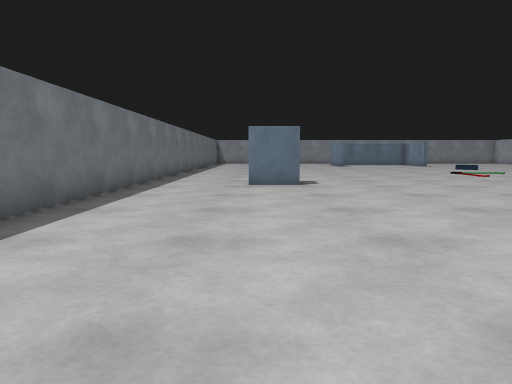
View 1 (above)

22 first-person views from a walk through a world built for the Gazebo simulator. The camera is 0.86 m above the floor, tilts 6° down and sees 70° across. The floor is counted in squares, 1 m on a side. Each view is taken from the middle of a square. On the plan, view 1 faces up. The plan holds only what a view shows up to about 12 squares ahead; the rest is blank. The place goes on beyond the plan.

View 2
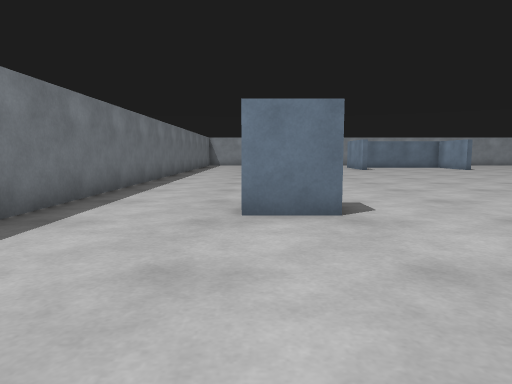

View 3
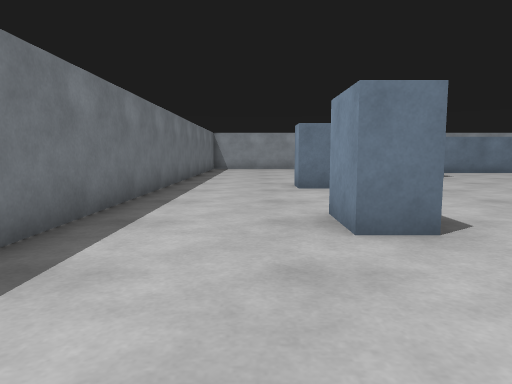

View 4
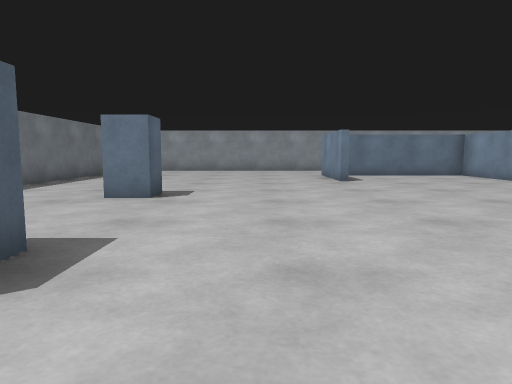

View 5
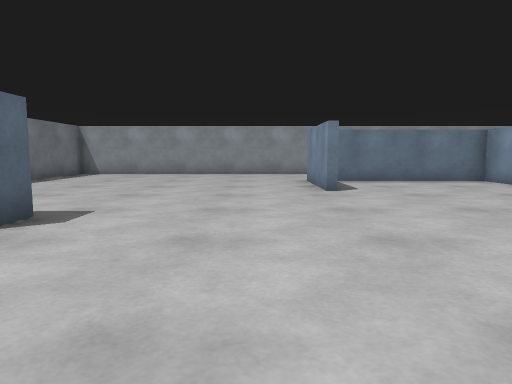

View 6
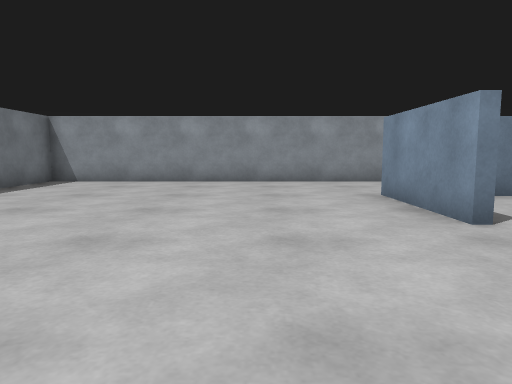

View 7
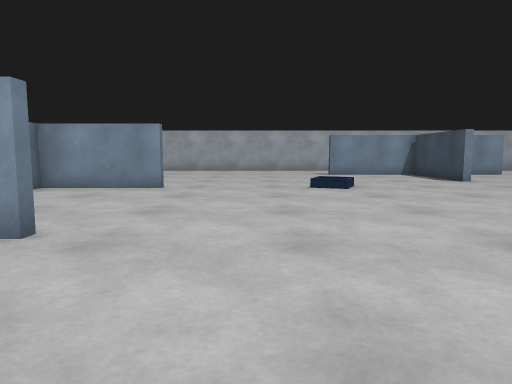

View 8
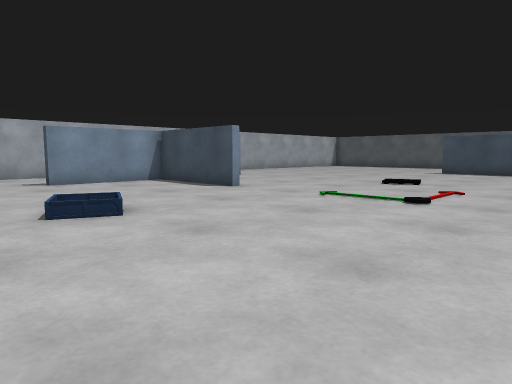

View 9
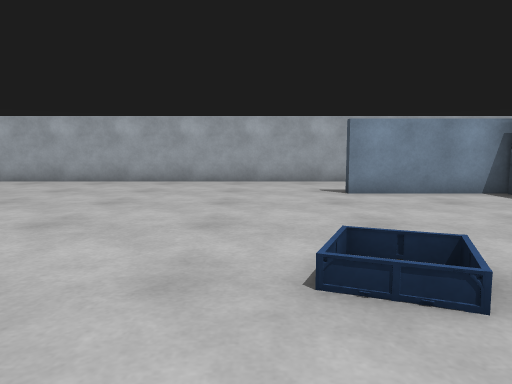

View 10
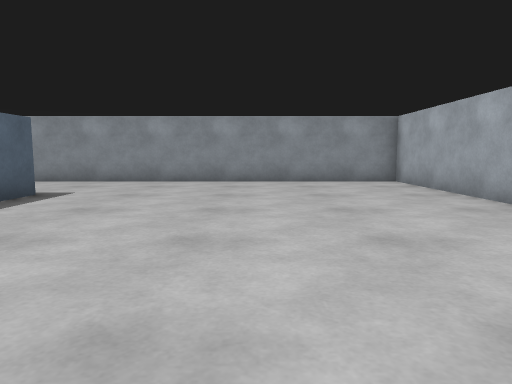

View 11
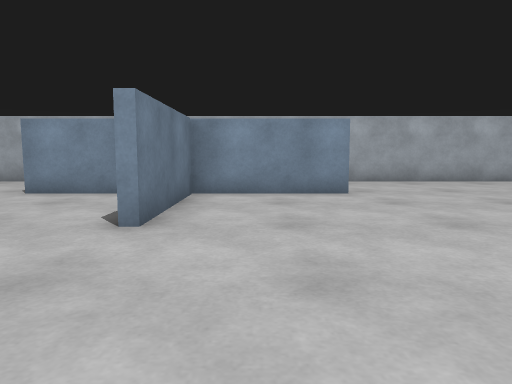

View 12
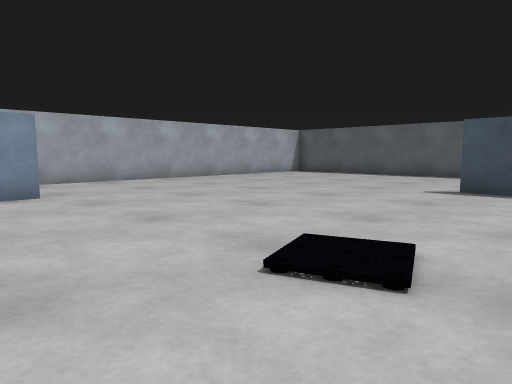

View 13
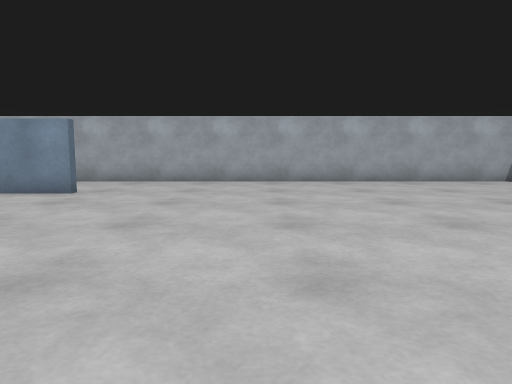

View 14
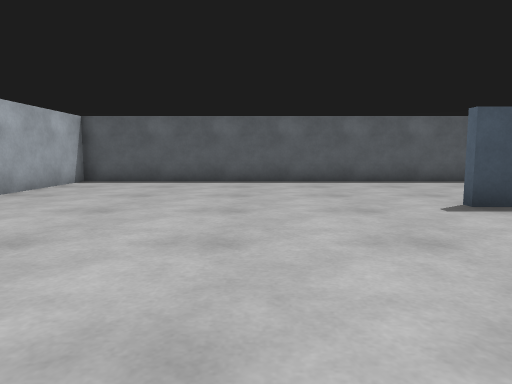

View 15
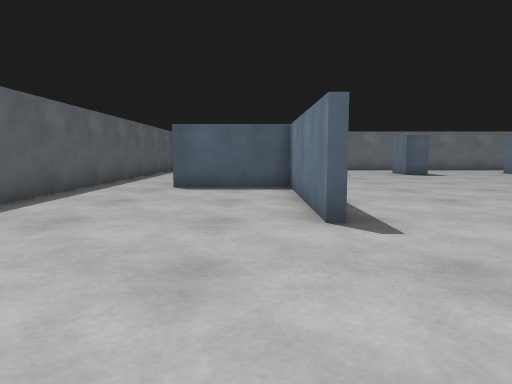

View 16
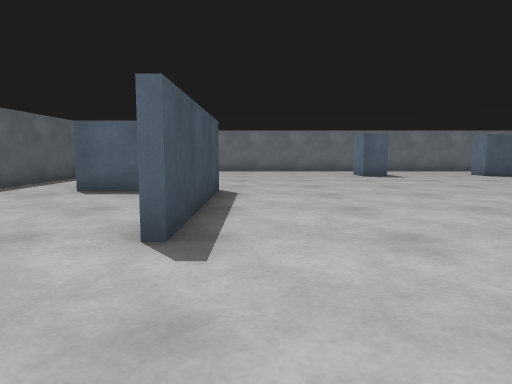

View 17
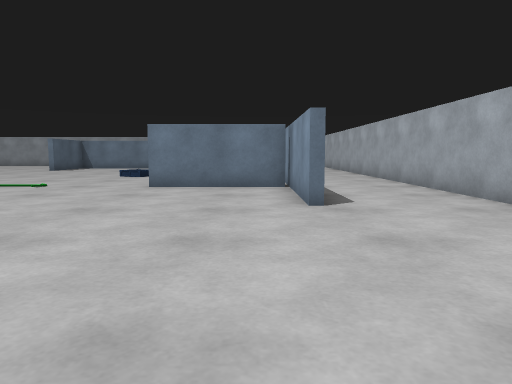

View 18
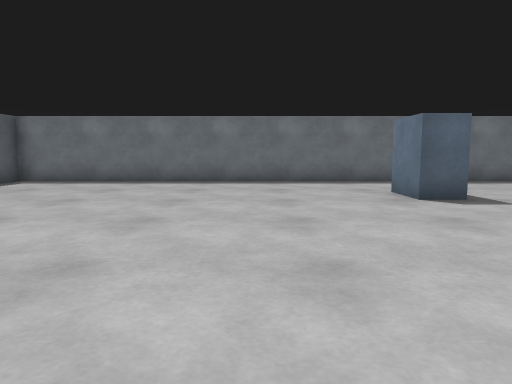

View 19
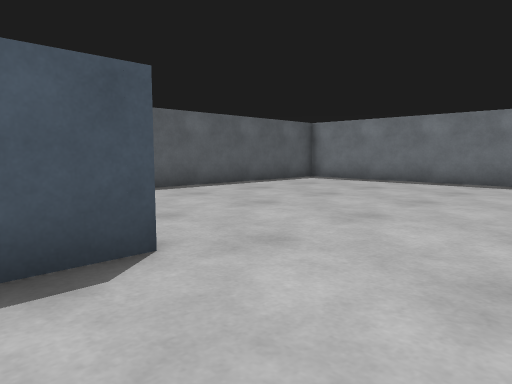

View 20
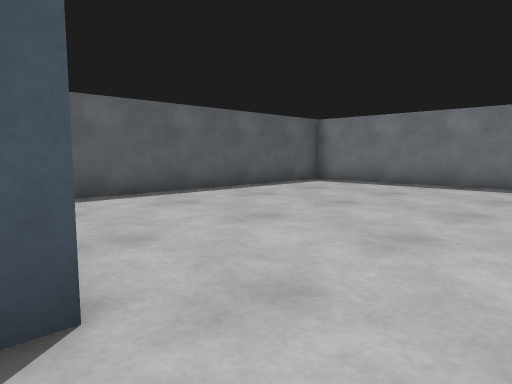

View 21
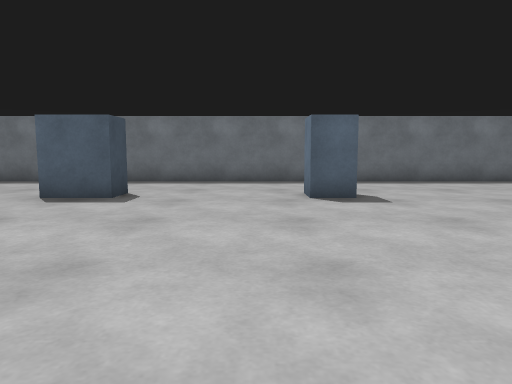

View 22
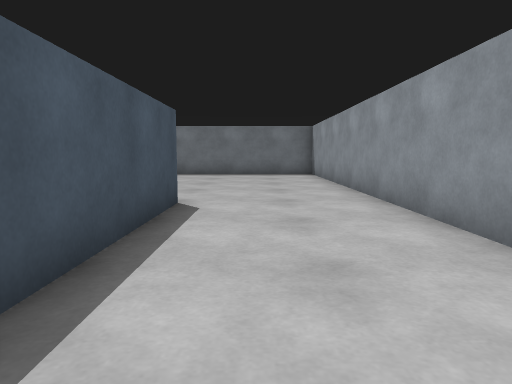

### Floor plan
Points are (right, up) in squares from view 1. A wall is a line through its corners. A room is listed if a view was taken in it or the views show most of it. See-through windows are left out.
Room 1 (views 1, 2, 3, 4, 5, 6, 7, 8, 9, 10, 11, 12, 13, 14, 15, 16, 17, 18, 19, 20, 21, 22)
walls: (13.1, 15.6) (16.8, 15.6); (16.9, 15.4) (13.2, 15.4); (16.9, 11.9) (16.9, 19); (5.6, 24.2) (5.6, 27.6) (10.1, 27.6); (11.1, 24.2) (11.1, 27.4) (6.5, 27.4); (6.2, 5.1) (11.5, 5.1); (11.5, 4.9) (6.6, 4.9) (6.6, 1.9); (11.5, 27.6) (11.5, 26.5); (-3.3, -0.3) (20.4, -0.3) (20.4, 31.4) (-3.3, 31.4) (-3.3, -0.3)
objects: blue box (0, 10) to (1, 11); blue box (0, 15) to (1, 16); blue box (0, 20) to (1, 21); other object (11, 20) to (12, 20)

Positions as (right, up) in squares from view 1, and headings:
1: (0, 0), facing up
2: (0, 5), facing up
3: (-1, 11), facing up
4: (3, 13), facing up
5: (4, 16), facing up
6: (3, 20), facing up
7: (2, 22), facing right
8: (6, 22), facing down-right
9: (9, 21), facing right
10: (16, 20), facing up
11: (9, 14), facing right
12: (9, 14), facing down-right
13: (9, 8), facing right
14: (15, 11), facing down
15: (16, 4), facing left
16: (15, 6), facing left
17: (16, 6), facing up
18: (8, 7), facing left
19: (8, 8), facing down-left
20: (7, 7), facing down-left
21: (8, 19), facing left
22: (12, 29), facing left
